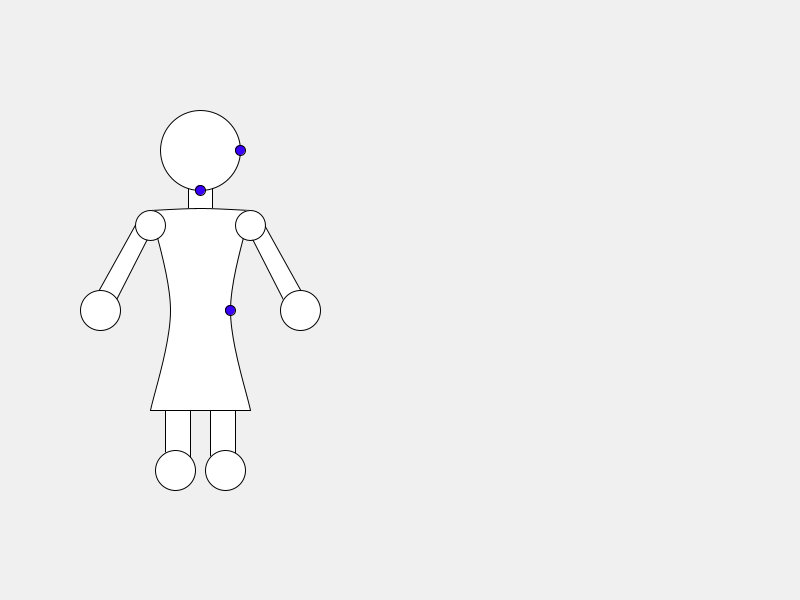
Frame 1 (no input)
Frame 60 (the mouse pressed at the canvas centre just before this capture): identical to frame 1, image omitted
Frame 120 (the mouse held since frame 60 and released just before this capture): identical to frame 1, image omitted

The Processing sketch that drew this single still picture (run headless with seeded random() and noise(); from frame 60 on, the mouse is pressed at the canvas centre):

// Processing sketch: processing_79178
// ── processing_79178.pde

//Paper Dolls - Ada Version

//universal variables
//where the head will center
float brainX = 200;
float brainY = 150;
//sizing the head
float headSizeX = 80;
float headSizeY = 80;
//rightmost point of head and bottom point of head
float rightMostPoint = brainX+headSizeX*.5;
float lowestPoint = brainY+headSizeY;
//sizing the neck
float neckX = headSizeX*.15; //thickness of the neck
float neckY = headSizeY*.75; //length of the neck
//giving the neck location variables based on the head
float neckStarts = brainX-neckX;
float neckStartsY = brainY-headSizeY*.5;

//CURVES, how I loathe them
float shoulders = 100;// the width of the shoulders
float torsoLength = 200; //the length of the shoulders
float leftCurveStartX = brainX- shoulders*.5; //leftmost point X
float leftCurveStartY = brainY+neckY; //leftmost top point Y
float leftCurveStopX = leftCurveStartX; //leftmost point X
float leftCurveStopY = leftCurveStartY+torsoLength; //leftmost bottom point Y
float rightCurveStartX = brainX+ shoulders*.5; //rightmost point X
float rightCurveStartY = leftCurveStartY; //rightmost top point Y
float rightCurveStopX =rightCurveStartX;//rightmost point X
float rightCurveStopY = rightCurveStartY+torsoLength; //leftmost bottom point Y

//joints
float jointSize = 30;

//arms
float leftElbowStartX = leftCurveStartX -50;
float leftElbowStartY = leftCurveStartY + 100;
float rightElbowStartX = rightCurveStartX + 50;
float rightElbowStartY = rightCurveStartY + 100;

//Mii-Style hand balls
float handSize = 40;

//Mii-Style foot balls
float footSize = 40;

//things I'd ideally like people to be able to change
float innerCurve= 20;

//legs
float legWidth=25;
float legLength=60;

//pressure points
float pressurePointRad=10;
//hips
float hipX = rightCurveStartX-innerCurve;
float hipY = rightCurveStartY+torsoLength*.5;
//head - x value
float headWidthPointX = brainX+headSizeX*.5;
float headWidthPointY = brainY;

//head - y value 
float headLengthPointX = brainX;
float headLengthPointY = brainY+headSizeY*.5;

void setup() {
  size(800, 600);
  smooth();
  background(240);
}

void draw() {
  //reset background
  background(240);
  //draw Ada
  //neck
  rect(neckStarts, brainY, neckX*2, neckY);
  //head
  ellipse(brainX, brainY, headSizeX, headSizeY);
  //chest

  //fill(#980C0C);

  //legs
  rect(leftCurveStopX+15, leftCurveStopY-2, legWidth, legLength);
  rect(rightCurveStopX-legWidth-15, rightCurveStopY-2, legWidth, legLength);

  //feet
  ellipse(leftCurveStopX+legWidth, leftCurveStopY+legLength, footSize, footSize);
  ellipse(rightCurveStopX-legWidth, rightCurveStopY+legLength, footSize, footSize);

  //curves, which I hate, die curves die
  beginShape();
  // left curve
  vertex(leftCurveStartX, leftCurveStartY); //sets the left shoulder
  curveVertex(leftCurveStartX, leftCurveStartY); //guiding point
  curveVertex(leftCurveStartX, leftCurveStartY); //first actual point
  curveVertex(leftCurveStartX+innerCurve, leftCurveStartY+torsoLength*.5);//hip 
  curveVertex(leftCurveStopX, leftCurveStopY); //moves back to the left
  curveVertex(leftCurveStopX, leftCurveStopY);  //guiding point
  vertex(leftCurveStopX, leftCurveStopY); //sets the bottom left point


  // right curve
  vertex(rightCurveStopX, rightCurveStopY); //right bottom point
  curveVertex(rightCurveStopX, rightCurveStopY); //guiding point
  curveVertex(rightCurveStopX, rightCurveStopY); //bottom right point
  curveVertex(rightCurveStartX-innerCurve, rightCurveStartY+torsoLength*.5);//hip
  curveVertex(rightCurveStartX, rightCurveStartY); //top right point
  curveVertex(rightCurveStartX, rightCurveStartY); //guiding point
  vertex(rightCurveStartX, rightCurveStartY); //sets the right shoulder

  //give the shoulders a small amount of curve...hopefully
  curveVertex(rightCurveStartX, rightCurveStartY); //guiding point
  curveVertex(rightCurveStartX, rightCurveStartY);
  curveVertex(brainX, rightCurveStartY-2); //puts a touch of curve, making the shoulders
  curveVertex(leftCurveStartX, leftCurveStartY); 
  curveVertex(leftCurveStartX, leftCurveStartY); //guiding point

  vertex(leftCurveStartX, leftCurveStartY); //finishes the shape using the first point

  endShape();

  //left upper arm - shaped in parallelogram form
  beginShape();
  vertex(leftCurveStartX+jointSize/4, leftCurveStartY+2);//leftmost top point
  vertex(leftCurveStartX+jointSize/4, leftCurveStartY+jointSize/4+2); // right top point
  vertex(leftElbowStartX+jointSize/4, leftElbowStartY+jointSize/4); //right bottom
  vertex(leftElbowStartX-jointSize/4, leftElbowStartY-jointSize/4); //left bottom
  vertex(leftCurveStartX-jointSize/4, leftCurveStartY+2); //back to left top
  endShape();

  //right upper arm -shaped in parallelogram form
  beginShape();
  vertex(rightCurveStartX+jointSize/4, rightCurveStartY+2);//rightmost top point
  vertex(rightCurveStartX-jointSize/4, rightCurveStartY+jointSize/4+2);// left top point
  vertex(rightElbowStartX-jointSize/4, rightElbowStartY+jointSize/4);//left bottom
  vertex(rightElbowStartX+jointSize/4, rightElbowStartY-jointSize/4);//right bottom
  vertex(rightCurveStartX+jointSize/4, rightCurveStartY+2);//back to left top
  endShape();


  //shoulder joints
  ellipse(leftCurveStartX, leftCurveStartY+jointSize/2, jointSize, jointSize);
  ellipse(rightCurveStartX, rightCurveStartY+jointSize/2, jointSize, jointSize);
  //hands
  ellipse(leftElbowStartX, leftElbowStartY, handSize, handSize);
  ellipse(rightElbowStartX, rightElbowStartY, handSize, handSize);

  //draw pressure points
  fill(#3A00FF);
  ellipse(hipX, hipY, pressurePointRad, pressurePointRad); //hip joint
  ellipse(headWidthPointX, headWidthPointY, pressurePointRad, pressurePointRad);// x value of head
  ellipse(headLengthPointX, headLengthPointY, pressurePointRad, pressurePointRad);// y value of head
  
  fill(#FFFFFF);
}

void mouseDragged() { 
  //animation allows people to "pull" on pressure points, 
  //changing value of certian variables
  if (mousePressed) {
    //hip joint
    if (mouseX >=hipX -pressurePointRad && mouseX<=hipX +pressurePointRad) {
      if (mouseY >=hipY -pressurePointRad && mouseY<=hipY +pressurePointRad) {

        innerCurve = rightCurveStopX-mouseX;
        hipX = mouseX;
      }
    }
    //head - x values - manipulate the width of the head
    if (mouseX >=headWidthPointX-pressurePointRad && mouseX <=headWidthPointX+pressurePointRad) {
      if (mouseY>=headWidthPointY-pressurePointRad && mouseY<=headWidthPointY+pressurePointRad) {
        headSizeX = brainX+headSizeX*.5-mouseX;
        headWidthPointX = mouseX;
      }
    }
    //head - y values - manipulate the width of the head
    if (mouseX >=headLengthPointX-pressurePointRad && mouseX <=headLengthPointX+pressurePointRad) {
      if (mouseY>=headLengthPointY-pressurePointRad && mouseY<=headLengthPointY+pressurePointRad) {
        headSizeY = brainY+headSizeY*.5-mouseY;
        headLengthPointY = mouseY;
        
      }
    }
  }
}
